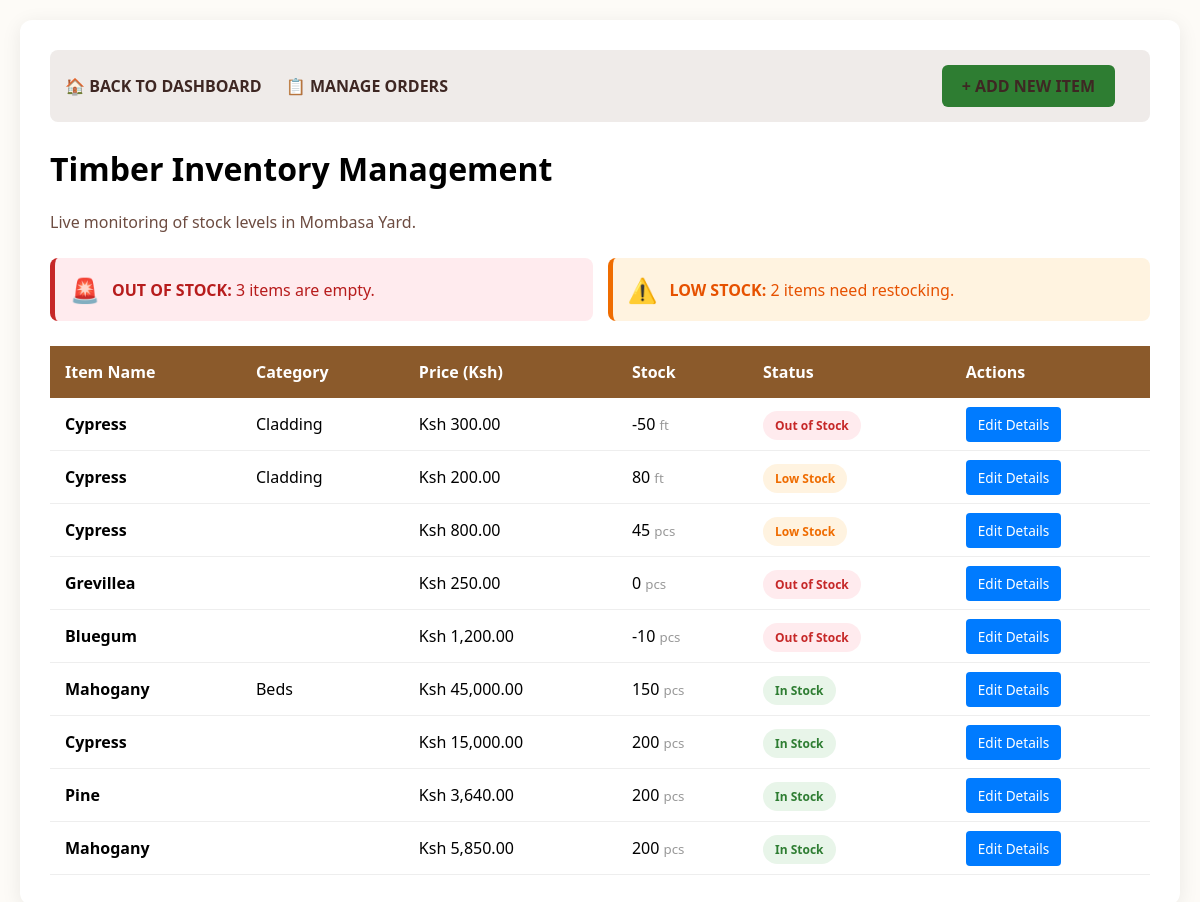
The app's page /admin_dashboard.php (signed in) with its own data.
### tables this page shows
CREATE TABLE `products` (
  `id` int(11) NOT NULL,
  `wood_type` enum('Cypress','Pine','Bluegum','Grevillea','Mahogany') NOT NULL,
  `product_category` enum('Frames','Cladding','Steps','Spindles','Doors','Beds','Boards','Lipping Cuttings','Raw Timber') NOT NULL,
  `description` text DEFAULT NULL,
  `price_ksh` decimal(10,2) NOT NULL,
  `measurement_unit` varchar(50) DEFAULT 'feet',
  `stock_status` enum('In Stock','Low Stock','Out of Stock') DEFAULT 'In Stock',
  `stock_quantity` int(11) DEFAULT 0
);

### admin_dashboard.php (the view, shortened to what this page needs)
<?php
include('db_connect.php');
function getStockStatus($quantity, $category) {
    if ($quantity <= 0) return "Out of Stock";
    $cat = strtolower($category);
    $is_feet = strpos($cat, 'timber') !== false || strpos($cat, 'cladding') !== false ||
               strpos($cat, 'leaping') !== false || strpos($cat, 'board') !== false ||
               strpos($cat, 'skirting') !== false;
    if ($is_feet) {
        return ($quantity < 100) ? "Low Stock" : "In Stock";
    }
    return ($quantity < 50) ? "Low Stock" : "In Stock";
}
$out_count_res = $conn->query("SELECT COUNT(*) as total FROM products WHERE stock_quantity <= 0");
$out_count = $out_count_res->fetch_assoc()['total'];
$low_count = 0;
$counter_query = $conn->query("SELECT stock_quantity, product_category FROM products");
while($p = $counter_query->fetch_assoc()) {
    $status = getStockStatus($p['stock_quantity'], $p['product_category']);
    if ($status == "Low Stock") {
        $low_count++;
    }
}
$sql = "SELECT * FROM products ORDER BY id DESC";
$result = $conn->query($sql);
?>
<!DOCTYPE html>
<html lang="en">
<head>
</head>
<body>
<div class="container">
    <div class="nav-links">
        <div>
            <a href="admin_inventory.php">🏠 BACK TO DASHBOARD</a>
            <a href="admin_bookings.php">📋 MANAGE ORDERS</a>
        </div>
        <a href="add_product.php" class="btn-add">+ ADD NEW ITEM</a>
    </div>
    <h1>Timber Inventory Management</h1>
    <p style="color: #6d4c41; margin-bottom: 25px;">Live monitoring of stock levels in Mombasa Yard.</p>
    <div class="alert-container">
        <?php if($out_count > 0): ?>
            <div class="alert-box critical">
                <span style="font-size: 1.5rem;">🚨</span>
                <div><strong>OUT OF STOCK:</strong> <?php echo $out_count; ?> items are empty.</div>
            </div>
        <?php endif; ?>
        <?php if($low_count > 0): ?>
            <div class="alert-box warning">
                <span style="font-size: 1.5rem;">⚠️</span>
                <div><strong>LOW STOCK:</strong> <?php echo $low_count; ?> items need restocking.</div>
            </div>
        <?php endif; ?>
    </div>
    <table>
        <thead>
            <tr>
                <th>Item Name</th>
                <th>Category</th>
                <th>Price (Ksh)</th>
                <th>Stock</th>
                <th>Status</th>
                <th>Actions</th>
            </tr>
        </thead>
        <tbody>
            <?php while($row = $result->fetch_assoc()): ?>
                <?php
                    $status = getStockStatus($row['stock_quantity'], $row['product_category']);
                    $badge_class = str_replace(' ', '', strtolower($status));
                    $cat_lower = strtolower($row['product_category']);
                    $unit = (strpos($cat_lower, 'timber') !== false || strpos($cat_lower, 'cladding') !== false ||
                             strpos($cat_lower, 'board') !== false || strpos($cat_lower, 'leaping') !== false) ? "ft" : "pcs";
                ?>
                <tr>
                    <td><strong><?php echo $row['wood_type']; ?></strong></td>
                    <td><?php echo $row['product_category']; ?></td>
                    <td>Ksh <?php echo number_format($row['price_ksh'], 2); ?></td>
                    <td><?php echo $row['stock_quantity']; ?> <small style="color: #999;"><?php echo $unit; ?></small></td>
                    <td><span class="badge <?php echo $badge_class; ?>"><?php echo $status; ?></span></td>
                    <td>
                        <a href="edit_product.php?id=<?php echo $row['id']; ?>" class="btn-edit">Edit Details</a>
                    </td>
                </tr>
            <?php endwhile; ?>
        </tbody>
    </table>
</div>
</body>
</html>

### admin_dashboard.php (style rules this page uses)
body { font-family: 'Segoe UI', Tahoma, Geneva, Verdana, sans-serif; background: #fdfbf7; margin: 0; padding: 20px; }
.container { max-width: 1200px; margin: 0 auto; background: white; padding: 30px; border-radius: 12px; box-shadow: 0 4px 20px rgba(0,0,0,0.08); }
.nav-links { background: #efebe9; padding: 15px; border-radius: 8px; margin-bottom: 25px; display: flex; justify-content: space-between; align-items: center; }
.nav-links a { text-decoration: none; color: #3e2723; font-weight: bold; margin-right: 20px; }
.btn-add { background: #2e7d32; color: white; padding: 10px 20px; border-radius: 6px; text-decoration: none; font-weight: bold; }
.alert-container { display: flex; gap: 15px; margin-bottom: 25px; }
.alert-box { flex: 1; padding: 15px; border-radius: 8px; display: flex; align-items: center; gap: 12px; border-left: 5px solid; }
.critical { background: #ffebee; border-color: #c62828; color: #b71c1c; }
.warning { background: #fff3e0; border-color: #ef6c00; color: #e65100; }
table { width: 100%; border-collapse: collapse; }
th { background: #8b5a2b; color: white; padding: 15px; text-align: left; }
td { padding: 15px; border-bottom: 1px solid #eee; }
.badge { padding: 6px 12px; border-radius: 20px; font-size: 0.75rem; font-weight: bold; }
.instock { background: #e8f5e9; color: #2e7d32; }
.lowstock { background: #fff3e0; color: #ef6c00; }
.outofstock { background: #ffebee; color: #c62828; }
.btn-edit { background: #007bff; color: white; padding: 8px 12px; border-radius: 4px; text-decoration: none; font-size: 0.85rem; }

### records on screen
products: wood_type "Cypress", product_category "Cladding", price_ksh "300.00", stock_quantity "-50", product_category "ft", status "Out of Stock"
products: wood_type "Cypress", product_category "Cladding", price_ksh "200.00", stock_quantity "80", product_category "ft", status "Low Stock"
products: wood_type "Cypress", price_ksh "800.00", stock_quantity "45", product_category "pcs", status "Low Stock"
products: wood_type "Grevillea", price_ksh "250.00", stock_quantity "0", product_category "pcs", status "Out of Stock"
products: wood_type "Bluegum", price_ksh "1,200.00", stock_quantity "-10", product_category "pcs", status "Out of Stock"
products: wood_type "Mahogany", product_category "Beds", price_ksh "45,000.00", stock_quantity "150", product_category "pcs", status "In Stock"
products: wood_type "Cypress", price_ksh "15,000.00", stock_quantity "200", product_category "pcs", status "In Stock"
products: wood_type "Pine", price_ksh "3,640.00", stock_quantity "200", product_category "pcs", status "In Stock"
products: wood_type "Mahogany", price_ksh "5,850.00", stock_quantity "200", product_category "pcs", status "In Stock"

### other values on screen
$out_count "3"
$low_count "2"
